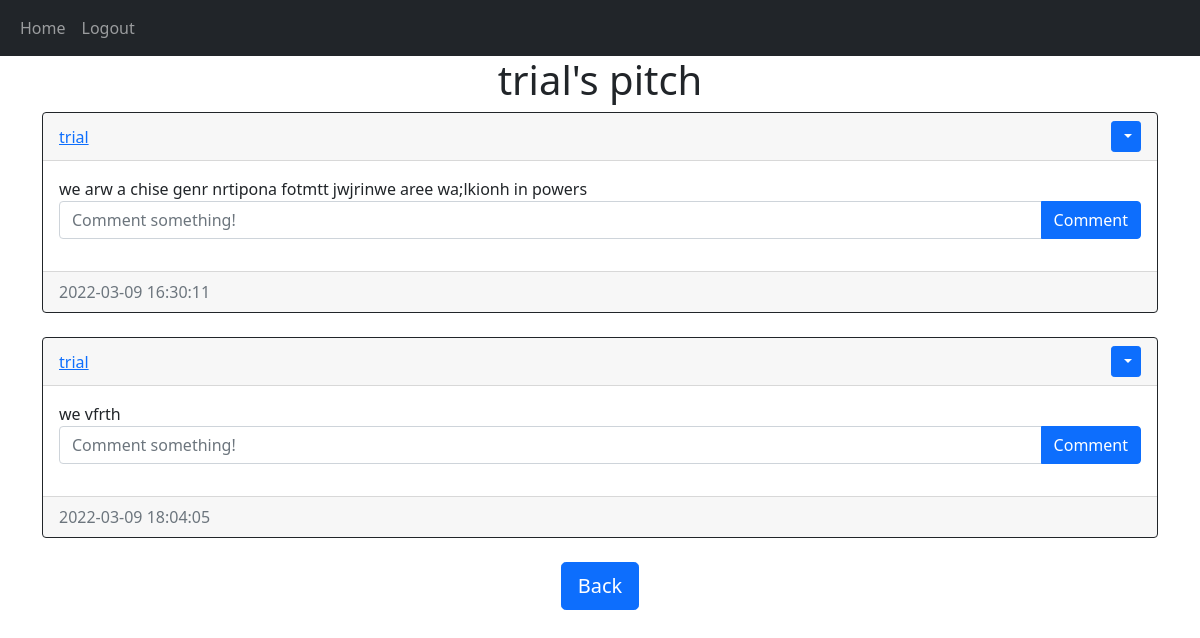
Before: /pitches/trial (signed in) with the older database file.
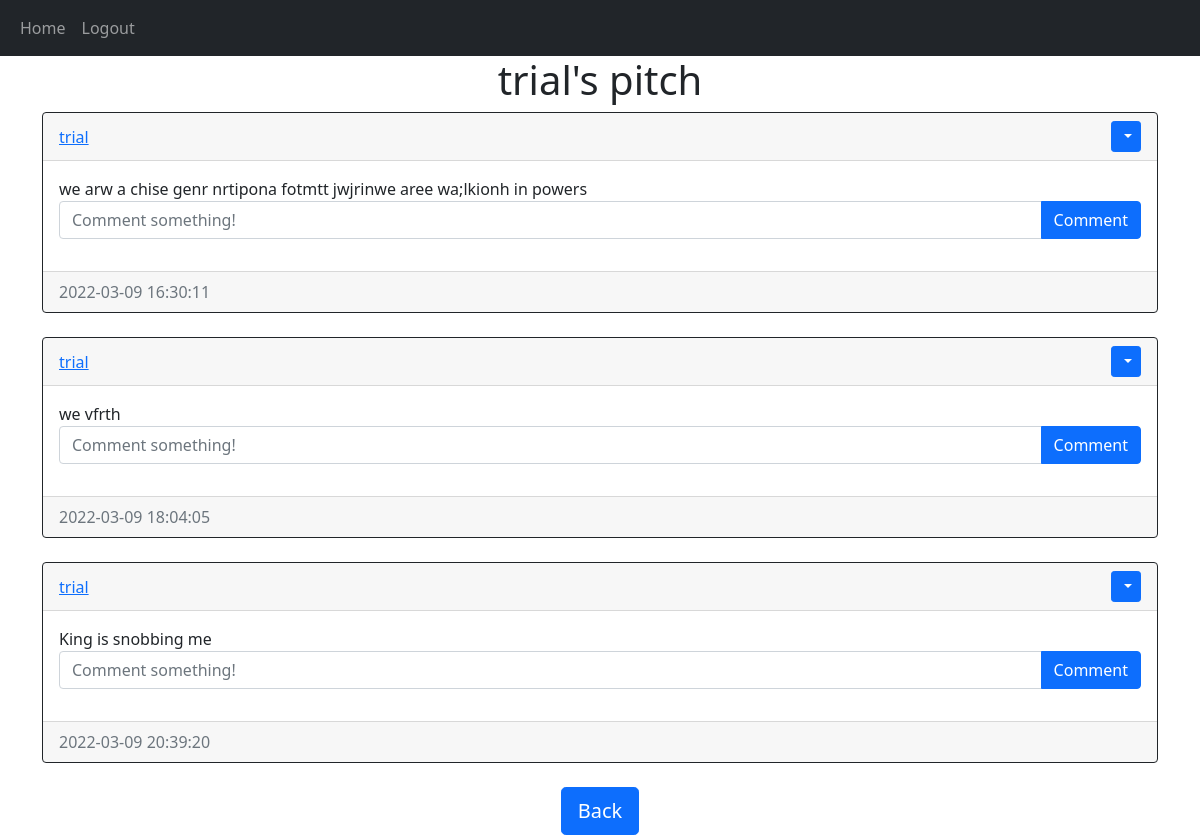
After: the same page with the newer database file.
### website/models.py (models this page shows)
class User(db.Model,UserMixin): #Inherits from db model and userMixin
    id=db.Column(db.Integer,primary_key=True)
    email=db.Column(db.String(150),unique=True) #prevent users with duplicate emails
    username=db.Column(db.String(150),unique=True)
    password=db.Column(db.String(150))
    date_created=db.Column(db.DateTime(timezone=True),default=func.now()) #if nothing is passed,by default the column will be filled by the current time
    pitches=db.relationship('Pitch', backref='user',passive_deletes=True)# backref to allow access to user model
    comments = db.relationship('Comment', backref='user', passive_deletes=True)

class Pitch(db.Model):
    id=db.Column(db.Integer,primary_key=True)
    text=db.Column(db.Text,nullable=False)
    date_created=db.Column(db.DateTime(timezone=True),default=func.now())
    author =db.Column(db.Integer,db.ForeignKey('user.id',ondelete='CASCADE'),nullable=False)
    comments = db.relationship('Comment', backref='pitch', passive_deletes=True)

### website/views.py (the view)
@views.route("/pitches/<username>")
@login_required
def pitches(username):
    user = User.query.filter_by(username=username).first()
    if not user:
        flash('No user with that username exists.', category='error')
        return redirect(url_for('views.home'))
    pitches=user.pitches
    return render_template("pitch.html", user=current_user, pitches=pitches, username=username)

### website/__init__.py (called while the page is built)
def create_app():
    app = Flask(__name__)
    app.config['SECRET_KEY'] = "helloworld"
    app.config['SQLALCHEMY_DATABASE_URI']=f'sqlite:///{DB_NAME}'
    db.init_app(app)
    from .views import views
    from .auth import auth
    app.register_blueprint(views, url_prefix="/")
    app.register_blueprint(auth, url_prefix="/")
    from .models import User,Pitch
    create_database(app)
    login_manager= LoginManager ()
    login_manager.login_view="auth.login"
    login_manager.init_app(app)
    @login_manager.user_loader
    def load_user(id):
        return User.query.get(int(id))
    return app

### website/templates/pitch.html (shortened to what this page needs)
{% extends "pitch_div.html" %}  {% block header %} {{username}}'s pitch {% endblock %} {% block footer %}
    <div align="center">
      <a href="/home"
        ><button type="button" class="btn btn-primary btn-lg">Back</button></a
      >
    </div>
    {% endblock %}

### website/templates/pitch_div.html (shortened to what this page needs)
{% extends "base.html" %}
{% block content %}
<h1 align="center" > {%  block header %} Pitches {% endblock %} </h1>
<div id="pitches">
{% for pitch in pitches %}
<div class="card border-dark">
   <div class="card-header d-flex justify-content-between align-items-center">
<a href="/pitches/{{pitch.user.username}}">{{pitch.user.username}}</a>
{% if user.id == pitch.author %}
<div class="btn-group">
<button type="button" class="btn btn-sm btn-primary dropdown-toggle" data-bs-toggle="dropdown">
</button>
</div>
{% endif %}
   </div>
<div class="card-body">
    <div class="card-text">
        {{pitch.text}}
</div>
<form
class="input-group mb-3"
method="POST"
action="/create-comment/{{pitch.id}}"
>
<input
  type="text"
  id="text"
  name="text"
  class="form-control"
  placeholder="Comment something!"
/>
<button type="submit" class="btn btn-primary">Comment</button>
</form>
</div>
<div class="card-footer text-muted">
    {{pitch.date_created}}
</div>
</div>
<br >{% endfor %}
</div>
 {% block footer %}{% endblock %}
{% endblock %}

### website/templates/base.html (shortened to what this page needs)
<!DOCTYPE html>
<html lang="en">
<head>
<link href="https://cdn.jsdelivr.net/npm/bootstrap@5.1.3/dist/css/bootstrap.min.css" rel="stylesheet">
</head>
<body>
 <nav class="navbar navbar-expand-lg navbar-dark bg-dark">
  <div class="container-fluid">
    <div class="collapse navbar-collapse" id="navbar">
      <div class="navbar-nav">
        <a class="nav-item nav-link" href="/home">Home</a>
        {% if user.is_authenticated %}
        <a class="nav-item nav-link" href="/logout">Logout</a>
        {% else %}
        <a class="nav-item nav-link" href="/login">Login</a>
        <a class="nav-item nav-link" href="/sign-up">Sign Up</a>
        {% endif %}
      </div>
    </div>
  </div>
</nav>
  <div class="container">  {% block content %} {% endblock %} </div>
</body>
</html>

Changed rows visible on the page:
added Pitch: user.username "trial", text "King is snobbing me", date_created "2022-03-09 20:39:20"
